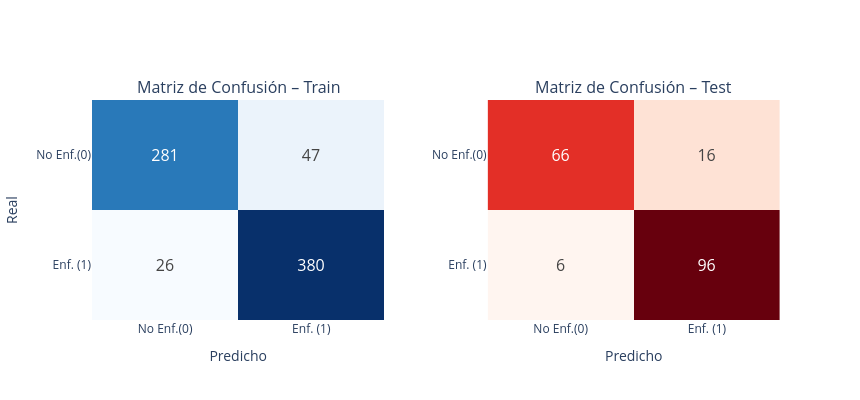

Write notebook code for a chart like this one.
### Code cell
from plotly.subplots import make_subplots


def plot_cm_doble(y_true_train, y_pred_train, y_true_test, y_pred_test):
    labels = ["No Enf.(0)", "Enf. (1)"]
    fig = make_subplots(
        rows=1,
        cols=2,
        subplot_titles=["Matriz de Confusión – Train", "Matriz de Confusión – Test"],
        horizontal_spacing=0.15,
    )

    for col, (y_true, y_pred, color) in enumerate(
        [
            (y_true_train, y_pred_train, "Blues"),
            (y_true_test, y_pred_test, "Reds"),
        ],
        start=1,
    ):
        cm = confusion_matrix(y_true, y_pred)
        fig.add_trace(
            go.Heatmap(
                z=cm[::-1],
                x=labels,
                y=labels[::-1],
                colorscale=color,
                text=cm[::-1],
                texttemplate="%{text}",
                textfont=dict(size=16),
                showscale=False,
            ),
            row=1,
            col=col,
        )

    fig.update_layout(
        width=860,
        height=400,
        paper_bgcolor="rgba(0,0,0,0)",
        plot_bgcolor="rgba(0,0,0,0)",
    )
    fig.update_xaxes(title_text="Predicho")
    fig.update_yaxes(title_text="Real", col=1)

    fig.show()
    fig.write_image("confusion_matrix_svc_default.png", scale=2)


plot_cm_doble(y_train, y_pred_svc_train, y_test, y_pred_svc_test)

### Figure 1 — Plotly figure (JSON) as saved in the notebook; plotly's stock layout.template omitted (floating-point values rounded to 4 significant figures)
{"data": [{"colorscale": [[0, "rgb(247,251,255)"], [0.125, "rgb(222,235,247)"], [0.25, "rgb(198,219,239)"], [0.375, "rgb(158,202,225)"], [0.5, "rgb(107,174,214)"], [0.625, "rgb(66,146,198)"], [0.75, "rgb(33,113,181)"], [0.875, "rgb(8,81,156)"], [1, "rgb(8,48,107)"]], "showscale": false, "text": [[26, 380], [281, 47]], "textfont": {"size": 16}, "texttemplate": "%{text}", "type": "heatmap", "x": ["No Enf.(0)", "Enf. (1)"], "xaxis": "x", "y": ["Enf. (1)", "No Enf.(0)"], "yaxis": "y", "z": [[26, 380], [281, 47]]}, {"colorscale": [[0, "rgb(255,245,240)"], [0.125, "rgb(254,224,210)"], [0.25, "rgb(252,187,161)"], [0.375, "rgb(252,146,114)"], [0.5, "rgb(251,106,74)"], [0.625, "rgb(239,59,44)"], [0.75, "rgb(203,24,29)"], [0.875, "rgb(165,15,21)"], [1, "rgb(103,0,13)"]], "showscale": false, "text": [[6, 96], [66, 16]], "textfont": {"size": 16}, "texttemplate": "%{text}", "type": "heatmap", "x": ["No Enf.(0)", "Enf. (1)"], "xaxis": "x2", "y": ["Enf. (1)", "No Enf.(0)"], "yaxis": "y2", "z": [[6, 96], [66, 16]]}], "layout": {"annotations": [{"font": {"size": 16}, "showarrow": false, "text": "Matriz de Confusión – Train", "x": 0.2125, "xanchor": "center", "xref": "paper", "y": 1, "yanchor": "bottom", "yref": "paper"}, {"font": {"size": 16}, "showarrow": false, "text": "Matriz de Confusión – Test", "x": 0.7875, "xanchor": "center", "xref": "paper", "y": 1, "yanchor": "bottom", "yref": "paper"}], "height": 400, "paper_bgcolor": "rgba(0,0,0,0)", "plot_bgcolor": "rgba(0,0,0,0)", "width": 860, "xaxis": {"anchor": "y", "domain": [0, 0.425], "title": {"text": "Predicho"}}, "xaxis2": {"anchor": "y2", "domain": [0.575, 1], "title": {"text": "Predicho"}}, "yaxis": {"anchor": "x", "domain": [0, 1], "title": {"text": "Real"}}, "yaxis2": {"anchor": "x2", "domain": [0, 1]}}}
